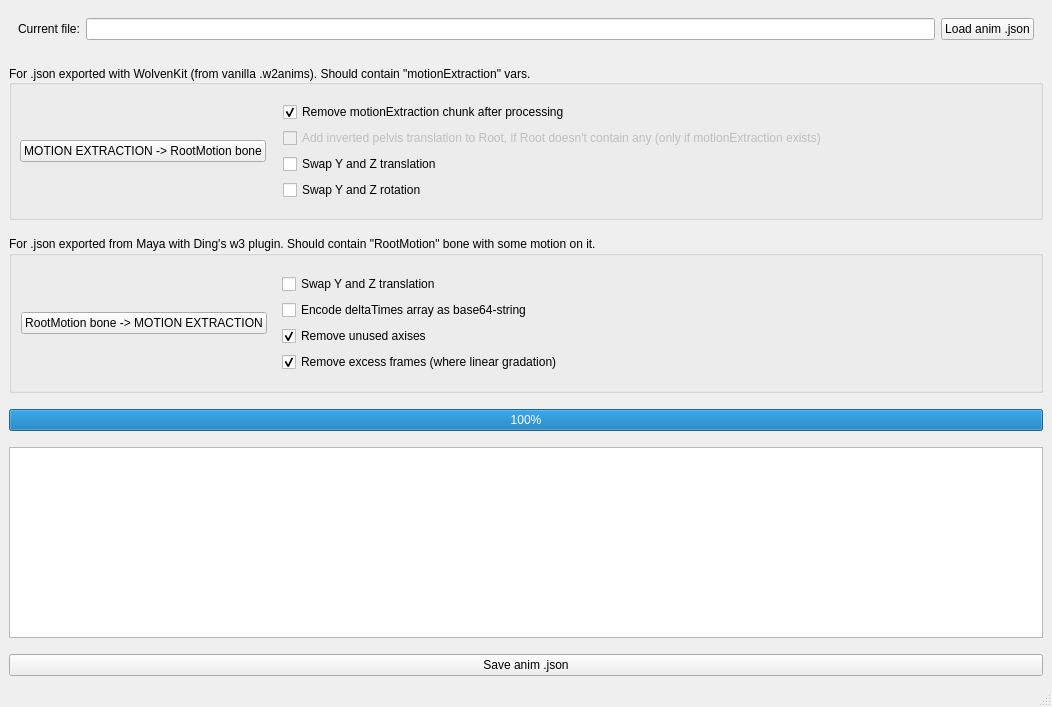
<?xml version="1.0" encoding="UTF-8"?>
<ui version="4.0">
 <class>W3MayaAnimUtil</class>
 <widget class="QMainWindow" name="W3MayaAnimUtil">
  <property name="geometry">
   <rect>
    <x>0</x>
    <y>0</y>
    <width>1052</width>
    <height>707</height>
   </rect>
  </property>
  <property name="font">
   <font>
    <pointsize>9</pointsize>
   </font>
  </property>
  <property name="windowTitle">
   <string>W3 Maya Anim Util</string>
  </property>
  <widget class="QWidget" name="centralwidget">
   <layout class="QVBoxLayout" name="verticalLayout">
    <property name="spacing">
     <number>16</number>
    </property>
    <item>
     <widget class="QWidget" name="widget" native="true">
      <layout class="QHBoxLayout" name="horizontalLayout">
       <item>
        <widget class="QLabel" name="label">
         <property name="font">
          <font>
           <pointsize>9</pointsize>
          </font>
         </property>
         <property name="text">
          <string>Current file:</string>
         </property>
        </widget>
       </item>
       <item>
        <widget class="QLineEdit" name="linePath">
         <property name="font">
          <font>
           <pointsize>9</pointsize>
          </font>
         </property>
         <property name="frame">
          <bool>true</bool>
         </property>
         <property name="readOnly">
          <bool>true</bool>
         </property>
        </widget>
       </item>
       <item>
        <widget class="QPushButton" name="buttonLoad">
         <property name="font">
          <font>
           <pointsize>9</pointsize>
          </font>
         </property>
         <property name="text">
          <string>Load anim .json</string>
         </property>
        </widget>
       </item>
      </layout>
     </widget>
    </item>
    <item>
     <widget class="QGroupBox" name="groupBox">
      <property name="title">
       <string>For .json exported with WolvenKit (from vanilla .w2anims). Should contain &quot;motionExtraction&quot; vars.</string>
      </property>
      <property name="alignment">
       <set>Qt::AlignLeading|Qt::AlignLeft|Qt::AlignVCenter</set>
      </property>
      <layout class="QHBoxLayout" name="horizontalLayout_4">
       <property name="spacing">
        <number>8</number>
       </property>
       <property name="leftMargin">
        <number>8</number>
       </property>
       <property name="topMargin">
        <number>8</number>
       </property>
       <property name="rightMargin">
        <number>8</number>
       </property>
       <property name="bottomMargin">
        <number>8</number>
       </property>
       <item>
        <widget class="QPushButton" name="buttonApplyMotionToBone">
         <property name="sizePolicy">
          <sizepolicy hsizetype="Preferred" vsizetype="Fixed">
           <horstretch>0</horstretch>
           <verstretch>0</verstretch>
          </sizepolicy>
         </property>
         <property name="font">
          <font>
           <pointsize>9</pointsize>
          </font>
         </property>
         <property name="text">
          <string>MOTION EXTRACTION -&gt; RootMotion bone</string>
         </property>
        </widget>
       </item>
       <item>
        <widget class="QWidget" name="widget_3" native="true">
         <layout class="QVBoxLayout" name="verticalLayout_3">
          <item>
           <widget class="QCheckBox" name="checkRemoveMotionChunk">
            <property name="text">
             <string>Remove motionExtraction chunk after processing</string>
            </property>
            <property name="checked">
             <bool>true</bool>
            </property>
           </widget>
          </item>
          <item>
           <widget class="QCheckBox" name="checkAddInverted">
            <property name="enabled">
             <bool>false</bool>
            </property>
            <property name="whatsThis">
             <string>Some imported anims don't have inverted motion in Root, so it has &quot;doubled&quot; motion. This option should help.</string>
            </property>
            <property name="text">
             <string>Add inverted pelvis translation to Root, if Root doesn't contain any (only if motionExtraction exists)</string>
            </property>
            <property name="checkable">
             <bool>true</bool>
            </property>
           </widget>
          </item>
          <item>
           <widget class="QCheckBox" name="checkSwapYZpos">
            <property name="text">
             <string>Swap Y and Z translation</string>
            </property>
           </widget>
          </item>
          <item>
           <widget class="QCheckBox" name="checkSwapYZrot">
            <property name="text">
             <string>Swap Y and Z rotation</string>
            </property>
           </widget>
          </item>
         </layout>
        </widget>
       </item>
       <item>
        <spacer name="horizontalSpacer">
         <property name="orientation">
          <enum>Qt::Horizontal</enum>
         </property>
         <property name="sizeHint" stdset="0">
          <size>
           <width>184</width>
           <height>20</height>
          </size>
         </property>
        </spacer>
       </item>
      </layout>
     </widget>
    </item>
    <item>
     <widget class="QGroupBox" name="groupBox_2">
      <property name="title">
       <string>For .json exported from Maya with Ding's w3 plugin. Should contain &quot;RootMotion&quot; bone with some motion on it.</string>
      </property>
      <layout class="QHBoxLayout" name="horizontalLayout_3">
       <item>
        <widget class="QPushButton" name="buttonExtractMotionFromBone">
         <property name="font">
          <font>
           <pointsize>9</pointsize>
          </font>
         </property>
         <property name="text">
          <string>RootMotion bone -&gt; MOTION EXTRACTION</string>
         </property>
        </widget>
       </item>
       <item>
        <widget class="QWidget" name="widget_2" native="true">
         <layout class="QVBoxLayout" name="verticalLayout_2">
          <item>
           <widget class="QCheckBox" name="checkSwapYZpos_2">
            <property name="text">
             <string>Swap Y and Z translation</string>
            </property>
           </widget>
          </item>
          <item>
           <widget class="QCheckBox" name="checkBase64">
            <property name="text">
             <string>Encode deltaTimes array as base64-string</string>
            </property>
           </widget>
          </item>
          <item>
           <widget class="QCheckBox" name="checkRemoveAxises">
            <property name="text">
             <string>Remove unused axises</string>
            </property>
            <property name="checked">
             <bool>true</bool>
            </property>
           </widget>
          </item>
          <item>
           <widget class="QCheckBox" name="checkRemoveLinear">
            <property name="text">
             <string>Remove excess frames (where linear gradation)</string>
            </property>
            <property name="checkable">
             <bool>true</bool>
            </property>
            <property name="checked">
             <bool>true</bool>
            </property>
           </widget>
          </item>
         </layout>
        </widget>
       </item>
       <item>
        <spacer name="horizontalSpacer_2">
         <property name="orientation">
          <enum>Qt::Horizontal</enum>
         </property>
         <property name="sizeHint" stdset="0">
          <size>
           <width>163</width>
           <height>20</height>
          </size>
         </property>
        </spacer>
       </item>
      </layout>
     </widget>
    </item>
    <item>
     <widget class="QProgressBar" name="progressBar">
      <property name="value">
       <number>100</number>
      </property>
      <property name="textVisible">
       <bool>true</bool>
      </property>
     </widget>
    </item>
    <item>
     <widget class="QTextEdit" name="textLog">
      <property name="font">
       <font>
        <pointsize>9</pointsize>
       </font>
      </property>
      <property name="frameShape">
       <enum>QFrame::StyledPanel</enum>
      </property>
      <property name="frameShadow">
       <enum>QFrame::Sunken</enum>
      </property>
      <property name="lineWidth">
       <number>1</number>
      </property>
      <property name="undoRedoEnabled">
       <bool>false</bool>
      </property>
      <property name="readOnly">
       <bool>true</bool>
      </property>
      <property name="markdown">
       <string/>
      </property>
      <property name="html">
       <string>&lt;!DOCTYPE HTML PUBLIC &quot;-//W3C//DTD HTML 4.0//EN&quot; &quot;http://www.w3.org/TR/REC-html40/strict.dtd&quot;&gt;
&lt;html&gt;&lt;head&gt;&lt;meta name=&quot;qrichtext&quot; content=&quot;1&quot; /&gt;&lt;style type=&quot;text/css&quot;&gt;
p, li { white-space: pre-wrap; }
&lt;/style&gt;&lt;/head&gt;&lt;body style=&quot; font-family:'MS Shell Dlg 2'; font-size:9pt; font-weight:400; font-style:normal;&quot;&gt;
&lt;p style=&quot;-qt-paragraph-type:empty; margin-top:0px; margin-bottom:0px; margin-left:0px; margin-right:0px; -qt-block-indent:0; text-indent:0px;&quot;&gt;&lt;br /&gt;&lt;/p&gt;&lt;/body&gt;&lt;/html&gt;</string>
      </property>
     </widget>
    </item>
    <item>
     <widget class="QPushButton" name="buttonSave">
      <property name="font">
       <font>
        <pointsize>9</pointsize>
       </font>
      </property>
      <property name="text">
       <string>Save anim .json</string>
      </property>
     </widget>
    </item>
   </layout>
  </widget>
  <widget class="QMenuBar" name="menubar">
   <property name="geometry">
    <rect>
     <x>0</x>
     <y>0</y>
     <width>1052</width>
     <height>25</height>
    </rect>
   </property>
  </widget>
  <widget class="QStatusBar" name="statusbar"/>
 </widget>
 <resources/>
 <connections/>
</ui>
